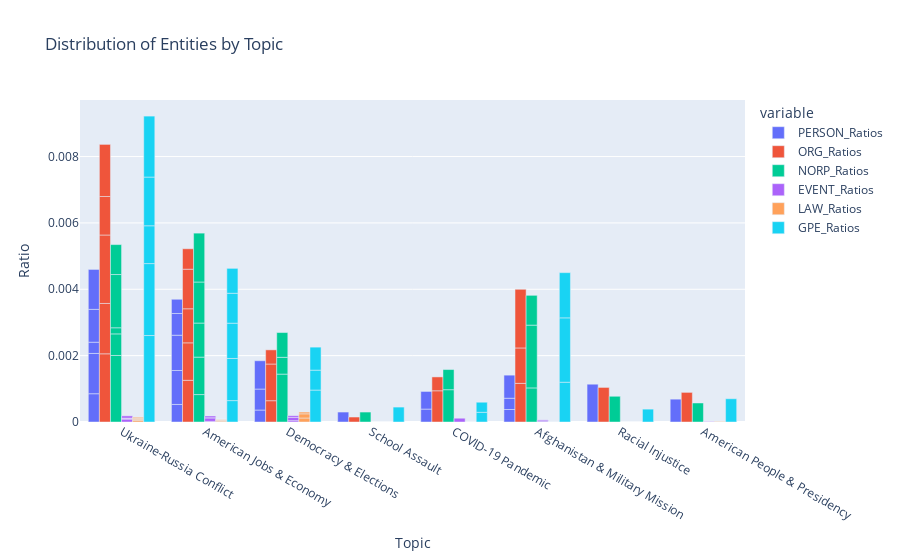

This figure's notebook cell:
### Code cell
fig = px.bar(ner_counts_df, x='Topic', y=['PERSON_Ratios', 'ORG_Ratios', 'NORP_Ratios', 'EVENT_Ratios', 'LAW_Ratios', 'GPE_Ratios'],
                labels={'Topic': 'Topic', 'value': 'Ratio'}, title='Distribution of Entities by Topic', barmode='group')
fig.show()

### Figure 1 — Plotly figure (JSON) as saved in the notebook; plotly's stock layout.template omitted (floating-point values rounded to 4 significant figures)
{"data": [{"alignmentgroup": "True", "hovertemplate": "variable=PERSON_Ratios<br>Topic=%{x}<br>Ratio=%{y}<extra></extra>", "legendgroup": "PERSON_Ratios", "marker": {"color": "#636efa", "pattern": {"shape": ""}}, "name": "PERSON_Ratios", "offsetgroup": "PERSON_Ratios", "orientation": "v", "showlegend": true, "textposition": "auto", "type": "bar", "x": ["Ukraine-Russia Conflict", "Ukraine-Russia Conflict", "American Jobs & Economy", "Ukraine-Russia Conflict", "Democracy & Elections", "School Assault", "Ukraine-Russia Conflict", "American Jobs & Economy", "Ukraine-Russia Conflict", "Democracy & Elections", "American Jobs & Economy", "COVID-19 Pandemic", "Afghanistan & Military Mission", "Afghanistan & Military Mission", "Afghanistan & Military Mission", "Racial Injustice", "American Jobs & Economy", "American Jobs & Economy", "American People & Presidency", "COVID-19 Pandemic", "Democracy & Elections"], "xaxis": "x", "y": [0.000852, 0.001214, 0.000529, 0.0003386, 0.0003609, 0.0002997, 0.0009902, 0.001023, 0.001203, 0.0006319, 0.001063, 0.0003894, 0.0003767, 0.0003396, 0.0006956, 0.001139, 0.0006547, 0.0004285, 0.0006883, 0.0005314, 0.0008536], "yaxis": "y"}, {"alignmentgroup": "True", "hovertemplate": "variable=ORG_Ratios<br>Topic=%{x}<br>Ratio=%{y}<extra></extra>", "legendgroup": "ORG_Ratios", "marker": {"color": "#EF553B", "pattern": {"shape": ""}}, "name": "ORG_Ratios", "offsetgroup": "ORG_Ratios", "orientation": "v", "showlegend": true, "textposition": "auto", "type": "bar", "x": ["Ukraine-Russia Conflict", "Ukraine-Russia Conflict", "American Jobs & Economy", "Ukraine-Russia Conflict", "Democracy & Elections", "School Assault", "Ukraine-Russia Conflict", "American Jobs & Economy", "Ukraine-Russia Conflict", "Democracy & Elections", "American Jobs & Economy", "COVID-19 Pandemic", "Afghanistan & Military Mission", "Afghanistan & Military Mission", "Afghanistan & Military Mission", "Racial Injustice", "American Jobs & Economy", "American Jobs & Economy", "American People & Presidency", "COVID-19 Pandemic", "Democracy & Elections"], "xaxis": "x", "y": [0.002055, 0.001518, 0.001256, 0.002063, 0.0006415, 0.0001499, 0.001161, 0.001129, 0.00157, 0.001106, 0.001027, 0.000941, 0.001164, 0.001067, 0.001768, 0.001042, 0.001193, 0.000616, 0.0008922, 0.0004175, 0.0004268], "yaxis": "y"}, {"alignmentgroup": "True", "hovertemplate": "variable=NORP_Ratios<br>Topic=%{x}<br>Ratio=%{y}<extra></extra>", "legendgroup": "NORP_Ratios", "marker": {"color": "#00cc96", "pattern": {"shape": ""}}, "name": "NORP_Ratios", "offsetgroup": "NORP_Ratios", "orientation": "v", "showlegend": true, "textposition": "auto", "type": "bar", "x": ["Ukraine-Russia Conflict", "Ukraine-Russia Conflict", "American Jobs & Economy", "Ukraine-Russia Conflict", "Democracy & Elections", "School Assault", "Ukraine-Russia Conflict", "American Jobs & Economy", "Ukraine-Russia Conflict", "Democracy & Elections", "American Jobs & Economy", "COVID-19 Pandemic", "Afghanistan & Military Mission", "Afghanistan & Military Mission", "Afghanistan & Military Mission", "Racial Injustice", "American Jobs & Economy", "American Jobs & Economy", "American People & Presidency", "COVID-19 Pandemic", "Democracy & Elections"], "xaxis": "x", "y": [0.002005, 0.0006504, 0.0008265, 0.0001847, 0.001443, 0.0002997, 0.001605, 0.001129, 0.000902, 0.0005055, 0.001027, 0.0009735, 0.001027, 0.001892, 0.0008984, 0.0007754, 0.001237, 0.001473, 0.0005736, 0.0006073, 0.0007469], "yaxis": "y"}, {"alignmentgroup": "True", "hovertemplate": "variable=EVENT_Ratios<br>Topic=%{x}<br>Ratio=%{y}<extra></extra>", "legendgroup": "EVENT_Ratios", "marker": {"color": "#ab63fa", "pattern": {"shape": ""}}, "name": "EVENT_Ratios", "offsetgroup": "EVENT_Ratios", "orientation": "v", "showlegend": true, "textposition": "auto", "type": "bar", "x": ["Ukraine-Russia Conflict", "Ukraine-Russia Conflict", "American Jobs & Economy", "Ukraine-Russia Conflict", "Democracy & Elections", "School Assault", "Ukraine-Russia Conflict", "American Jobs & Economy", "Ukraine-Russia Conflict", "Democracy & Elections", "American Jobs & Economy", "COVID-19 Pandemic", "Afghanistan & Military Mission", "Afghanistan & Military Mission", "Afghanistan & Military Mission", "Racial Injustice", "American Jobs & Economy", "American Jobs & Economy", "American People & Presidency", "COVID-19 Pandemic", "Democracy & Elections"], "xaxis": "x", "y": [0, 8.672e-05, 0, 3.079e-05, 4.01e-05, 0, 0, 1.764e-05, 6.681e-05, 9.478e-05, 0.00011, 0, 3.424e-05, 0, 2.898e-05, 0, 0, 5.356e-05, 1.275e-05, 0.0001139, 5.335e-05], "yaxis": "y"}, {"alignmentgroup": "True", "hovertemplate": "variable=LAW_Ratios<br>Topic=%{x}<br>Ratio=%{y}<extra></extra>", "legendgroup": "LAW_Ratios", "marker": {"color": "#FFA15A", "pattern": {"shape": ""}}, "name": "LAW_Ratios", "offsetgroup": "LAW_Ratios", "orientation": "v", "showlegend": true, "textposition": "auto", "type": "bar", "x": ["Ukraine-Russia Conflict", "Ukraine-Russia Conflict", "American Jobs & Economy", "Ukraine-Russia Conflict", "Democracy & Elections", "School Assault", "Ukraine-Russia Conflict", "American Jobs & Economy", "Ukraine-Russia Conflict", "Democracy & Elections", "American Jobs & Economy", "COVID-19 Pandemic", "Afghanistan & Military Mission", "Afghanistan & Military Mission", "Afghanistan & Military Mission", "Racial Injustice", "American Jobs & Economy", "American Jobs & Economy", "American People & Presidency", "COVID-19 Pandemic", "Democracy & Elections"], "xaxis": "x", "y": [0, 4.336e-05, 1.653e-05, 3.079e-05, 0.0001203, 0, 3.414e-05, 3.529e-05, 3.341e-05, 0.0001264, 0, 0, 0, 0, 0, 0, 2.91e-05, 0, 1.275e-05, 0, 5.335e-05], "yaxis": "y"}, {"alignmentgroup": "True", "hovertemplate": "variable=GPE_Ratios<br>Topic=%{x}<br>Ratio=%{y}<extra></extra>", "legendgroup": "GPE_Ratios", "marker": {"color": "#19d3f3", "pattern": {"shape": ""}}, "name": "GPE_Ratios", "offsetgroup": "GPE_Ratios", "orientation": "v", "showlegend": true, "textposition": "auto", "type": "bar", "x": ["Ukraine-Russia Conflict", "Ukraine-Russia Conflict", "American Jobs & Economy", "Ukraine-Russia Conflict", "Democracy & Elections", "School Assault", "Ukraine-Russia Conflict", "American Jobs & Economy", "Ukraine-Russia Conflict", "Democracy & Elections", "American Jobs & Economy", "COVID-19 Pandemic", "Afghanistan & Military Mission", "Afghanistan & Military Mission", "Afghanistan & Military Mission", "Racial Injustice", "American Jobs & Economy", "American Jobs & Economy", "American People & Presidency", "COVID-19 Pandemic", "Democracy & Elections"], "xaxis": "x", "y": [0.002606, 0.002168, 0.0006447, 0.001139, 0.0009623, 0.0004496, 0.001468, 0.00127, 0.001837, 0.0006003, 0.001063, 0.000292, 0.001199, 0.00194, 0.001362, 0.0003877, 0.0009021, 0.0007499, 0.000701, 0.0003036, 0.0006935], "yaxis": "y"}], "layout": {"autosize": true, "barmode": "group", "legend": {"title": {"text": "variable"}, "tracegroupgap": 0}, "title": {"text": "Distribution of Entities by Topic"}, "xaxis": {"anchor": "y", "autorange": true, "domain": [0, 1], "range": [-0.5, 7.5], "title": {"text": "Topic"}, "type": "category"}, "yaxis": {"anchor": "x", "autorange": true, "domain": [0, 1], "range": [0, 0.009704], "title": {"text": "Ratio"}, "type": "linear"}}}
